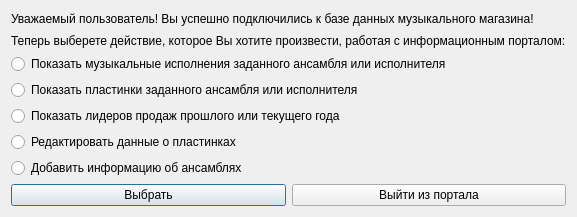
<?xml version="1.0" encoding="UTF-8"?>
<ui version="4.0">
 <class>MainMenu</class>
 <widget class="QDialog" name="MainMenu">
  <property name="geometry">
   <rect>
    <x>0</x>
    <y>0</y>
    <width>573</width>
    <height>217</height>
   </rect>
  </property>
  <property name="windowTitle">
   <string>Главное меню</string>
  </property>
  <layout class="QGridLayout" name="gridLayout">
   <item row="0" column="0" colspan="2">
    <widget class="QLabel" name="label">
     <property name="text">
      <string>Уважаемый пользователь! Вы успешно подключились к базе данных музыкального магазина!</string>
     </property>
    </widget>
   </item>
   <item row="1" column="0" colspan="2">
    <widget class="QLabel" name="label_2">
     <property name="text">
      <string>Теперь выберете действие, которое Вы хотите произвести, работая с информационным порталом:</string>
     </property>
    </widget>
   </item>
   <item row="2" column="0" colspan="2">
    <widget class="QRadioButton" name="showMusicButton">
     <property name="text">
      <string>Показать музыкальные исполнения заданного ансамбля или исполнителя</string>
     </property>
    </widget>
   </item>
   <item row="3" column="0" colspan="2">
    <widget class="QRadioButton" name="showDiscButton">
     <property name="text">
      <string>Показать пластинки заданного ансамбля или исполнителя</string>
     </property>
    </widget>
   </item>
   <item row="5" column="0">
    <widget class="QRadioButton" name="editDiscButton">
     <property name="text">
      <string>Редактировать данные о пластинках</string>
     </property>
    </widget>
   </item>
   <item row="6" column="0">
    <widget class="QRadioButton" name="addEnsembleButton">
     <property name="text">
      <string>Добавить информацию об ансамблях</string>
     </property>
    </widget>
   </item>
   <item row="7" column="0">
    <widget class="QPushButton" name="chooseButton">
     <property name="text">
      <string>Выбрать</string>
     </property>
    </widget>
   </item>
   <item row="7" column="1">
    <widget class="QPushButton" name="exitButton">
     <property name="text">
      <string>Выйти из портала</string>
     </property>
    </widget>
   </item>
   <item row="4" column="0" colspan="2">
    <widget class="QRadioButton" name="showRatingButton">
     <property name="text">
      <string>Показать лидеров продаж прошлого или текущего года</string>
     </property>
    </widget>
   </item>
  </layout>
 </widget>
 <resources/>
 <connections/>
</ui>
